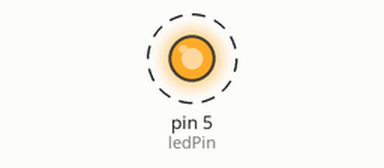
Bench run of a sketch on a simulated Arduino Uno, built with avr-gcc and run on an emulated ATmega328P. Parts: output pins drawn as LEDs (lit = HIGH). Dashed ring = blinking.

Above: at 0.02 s.
Timing chart, 0 to 3.0 s (numbered marks = the images above):
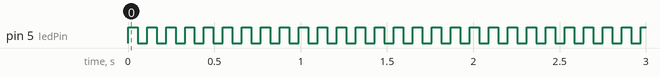

The sketch:

urgent.ino
```cpp
int ledPin = 5;


void setup() {
  // initialize digital pin LED_BUILTIN as an output.
  pinMode(ledPin, OUTPUT);
}


void loop() {
  digitalWrite(ledPin, HIGH);
  delay(55);
  digitalWrite(ledPin, LOW);
  delay(55);

}
```

Measured:
- by itself, pin 5 (ledPin): alternates HIGH for 0.06 s and LOW for 0.06 s
